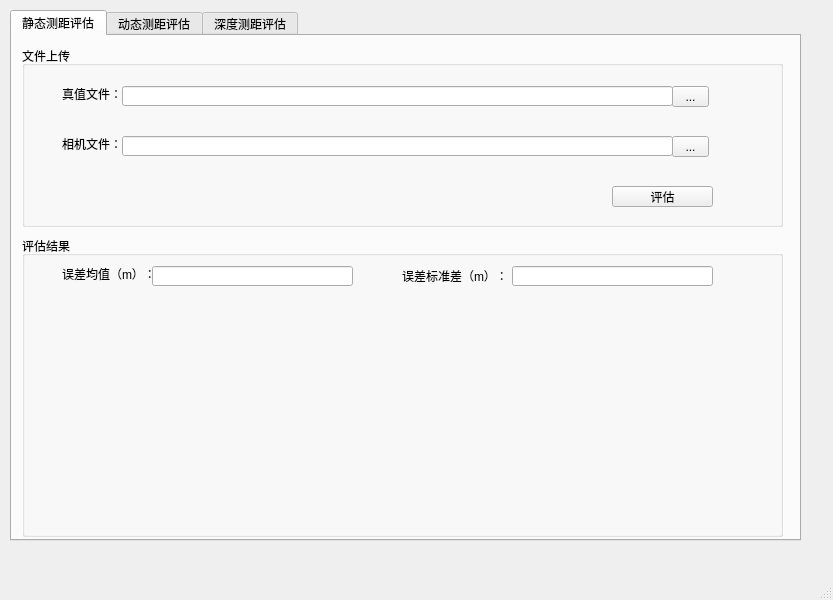
<?xml version="1.0" encoding="UTF-8"?>
<ui version="4.0">
 <class>MainWindow</class>
 <widget class="QMainWindow" name="MainWindow">
  <property name="geometry">
   <rect>
    <x>0</x>
    <y>0</y>
    <width>833</width>
    <height>600</height>
   </rect>
  </property>
  <property name="windowTitle">
   <string>MainWindow</string>
  </property>
  <widget class="QWidget" name="centralwidget">
   <widget class="QTabWidget" name="tabWidget">
    <property name="geometry">
     <rect>
      <x>10</x>
      <y>10</y>
      <width>791</width>
      <height>531</height>
     </rect>
    </property>
    <property name="currentIndex">
     <number>0</number>
    </property>
    <widget class="QWidget" name="tab_2">
     <attribute name="title">
      <string>静态测距评估</string>
     </attribute>
     <widget class="QGroupBox" name="groupBox_4">
      <property name="geometry">
       <rect>
        <x>10</x>
        <y>10</y>
        <width>761</width>
        <height>181</height>
       </rect>
      </property>
      <property name="title">
       <string>文件上传</string>
      </property>
      <widget class="QLabel" name="label_4">
       <property name="geometry">
        <rect>
         <x>40</x>
         <y>40</y>
         <width>61</width>
         <height>16</height>
        </rect>
       </property>
       <property name="text">
        <string>真值文件：</string>
       </property>
      </widget>
      <widget class="QLineEdit" name="lineEdit_4">
       <property name="geometry">
        <rect>
         <x>100</x>
         <y>90</y>
         <width>551</width>
         <height>20</height>
        </rect>
       </property>
      </widget>
      <widget class="QLabel" name="label_6">
       <property name="geometry">
        <rect>
         <x>40</x>
         <y>90</y>
         <width>61</width>
         <height>16</height>
        </rect>
       </property>
       <property name="text">
        <string>相机文件：</string>
       </property>
      </widget>
      <widget class="QToolButton" name="toolButton_4">
       <property name="geometry">
        <rect>
         <x>650</x>
         <y>90</y>
         <width>37</width>
         <height>21</height>
        </rect>
       </property>
       <property name="text">
        <string>...</string>
       </property>
      </widget>
      <widget class="QPushButton" name="pushButton_2">
       <property name="geometry">
        <rect>
         <x>590</x>
         <y>140</y>
         <width>101</width>
         <height>21</height>
        </rect>
       </property>
       <property name="text">
        <string>评估</string>
       </property>
      </widget>
      <widget class="QLineEdit" name="lineEdit_5">
       <property name="geometry">
        <rect>
         <x>100</x>
         <y>40</y>
         <width>551</width>
         <height>20</height>
        </rect>
       </property>
      </widget>
      <widget class="QToolButton" name="toolButton_5">
       <property name="geometry">
        <rect>
         <x>650</x>
         <y>40</y>
         <width>37</width>
         <height>21</height>
        </rect>
       </property>
       <property name="text">
        <string>...</string>
       </property>
      </widget>
     </widget>
     <widget class="QGroupBox" name="groupBox_6">
      <property name="geometry">
       <rect>
        <x>10</x>
        <y>200</y>
        <width>761</width>
        <height>301</height>
       </rect>
      </property>
      <property name="title">
       <string>评估结果</string>
      </property>
      <widget class="QLineEdit" name="lineEdit_6">
       <property name="geometry">
        <rect>
         <x>130</x>
         <y>30</y>
         <width>201</width>
         <height>20</height>
        </rect>
       </property>
      </widget>
      <widget class="QLabel" name="label_7">
       <property name="geometry">
        <rect>
         <x>40</x>
         <y>30</y>
         <width>91</width>
         <height>16</height>
        </rect>
       </property>
       <property name="text">
        <string>误差均值（m）：</string>
       </property>
      </widget>
      <widget class="QLabel" name="label_8">
       <property name="geometry">
        <rect>
         <x>380</x>
         <y>30</y>
         <width>101</width>
         <height>20</height>
        </rect>
       </property>
       <property name="text">
        <string>误差标准差（m）：</string>
       </property>
      </widget>
      <widget class="QLineEdit" name="lineEdit_7">
       <property name="geometry">
        <rect>
         <x>490</x>
         <y>30</y>
         <width>201</width>
         <height>20</height>
        </rect>
       </property>
      </widget>
     </widget>
    </widget>
    <widget class="QWidget" name="tab_3">
     <attribute name="title">
      <string>动态测距评估</string>
     </attribute>
    </widget>
    <widget class="QWidget" name="tab">
     <attribute name="title">
      <string>深度测距评估</string>
     </attribute>
     <widget class="QGroupBox" name="groupBox">
      <property name="geometry">
       <rect>
        <x>10</x>
        <y>10</y>
        <width>721</width>
        <height>81</height>
       </rect>
      </property>
      <property name="title">
       <string>真值文件</string>
      </property>
      <widget class="QLabel" name="label">
       <property name="geometry">
        <rect>
         <x>40</x>
         <y>30</y>
         <width>61</width>
         <height>16</height>
        </rect>
       </property>
       <property name="text">
        <string>上传文件：</string>
       </property>
      </widget>
      <widget class="QLineEdit" name="lineEdit">
       <property name="geometry">
        <rect>
         <x>100</x>
         <y>30</y>
         <width>441</width>
         <height>20</height>
        </rect>
       </property>
      </widget>
      <widget class="QToolButton" name="toolButton">
       <property name="geometry">
        <rect>
         <x>540</x>
         <y>30</y>
         <width>37</width>
         <height>21</height>
        </rect>
       </property>
       <property name="text">
        <string>...</string>
       </property>
      </widget>
     </widget>
     <widget class="QGroupBox" name="groupBox_3">
      <property name="geometry">
       <rect>
        <x>10</x>
        <y>260</y>
        <width>721</width>
        <height>241</height>
       </rect>
      </property>
      <property name="title">
       <string>评估结果</string>
      </property>
      <widget class="QTableWidget" name="tableWidget">
       <property name="geometry">
        <rect>
         <x>35</x>
         <y>20</y>
         <width>611</width>
         <height>211</height>
        </rect>
       </property>
       <row>
        <property name="text">
         <string>项  目</string>
        </property>
       </row>
       <row>
        <property name="text">
         <string>valid_ratio(%)</string>
        </property>
       </row>
       <row>
        <property name="text">
         <string>evaluate_ratio(%)</string>
        </property>
       </row>
       <row>
        <property name="text">
         <string>mean_error(m)</string>
        </property>
       </row>
       <row>
        <property name="text">
         <string>evaluate_ratio_without_edge(%)</string>
        </property>
       </row>
       <row>
        <property name="text">
         <string>mean_error_without_edge(m)</string>
        </property>
       </row>
       <column>
        <property name="text">
         <string>品  牌</string>
        </property>
       </column>
       <column>
        <property name="text">
         <string>ZED</string>
        </property>
       </column>
       <column>
        <property name="text">
         <string>LeadSense</string>
        </property>
       </column>
       <column>
        <property name="text">
         <string>Mynt</string>
        </property>
       </column>
      </widget>
     </widget>
     <widget class="QGroupBox" name="groupBox_2">
      <property name="geometry">
       <rect>
        <x>10</x>
        <y>100</y>
        <width>721</width>
        <height>151</height>
       </rect>
      </property>
      <property name="title">
       <string>相机文件</string>
      </property>
      <widget class="QComboBox" name="comboBox">
       <property name="geometry">
        <rect>
         <x>100</x>
         <y>40</y>
         <width>201</width>
         <height>22</height>
        </rect>
       </property>
       <item>
        <property name="text">
         <string>------------请选择-------------</string>
        </property>
       </item>
       <item>
        <property name="text">
         <string>ZED</string>
        </property>
       </item>
       <item>
        <property name="text">
         <string>LeadSense</string>
        </property>
       </item>
       <item>
        <property name="text">
         <string>Mynt</string>
        </property>
       </item>
      </widget>
      <widget class="QLabel" name="label_2">
       <property name="geometry">
        <rect>
         <x>40</x>
         <y>40</y>
         <width>61</width>
         <height>16</height>
        </rect>
       </property>
       <property name="text">
        <string>相机选择：</string>
       </property>
      </widget>
      <widget class="QLineEdit" name="lineEdit_2">
       <property name="geometry">
        <rect>
         <x>100</x>
         <y>90</y>
         <width>441</width>
         <height>20</height>
        </rect>
       </property>
      </widget>
      <widget class="QToolButton" name="toolButton_2">
       <property name="geometry">
        <rect>
         <x>540</x>
         <y>90</y>
         <width>37</width>
         <height>21</height>
        </rect>
       </property>
       <property name="text">
        <string>...</string>
       </property>
      </widget>
      <widget class="QLabel" name="label_3">
       <property name="geometry">
        <rect>
         <x>40</x>
         <y>90</y>
         <width>61</width>
         <height>16</height>
        </rect>
       </property>
       <property name="text">
        <string>上传文件：</string>
       </property>
      </widget>
      <widget class="QPushButton" name="pushButton">
       <property name="geometry">
        <rect>
         <x>340</x>
         <y>40</y>
         <width>81</width>
         <height>21</height>
        </rect>
       </property>
       <property name="text">
        <string>评估</string>
       </property>
      </widget>
     </widget>
    </widget>
   </widget>
  </widget>
  <widget class="QMenuBar" name="menubar">
   <property name="geometry">
    <rect>
     <x>0</x>
     <y>0</y>
     <width>833</width>
     <height>23</height>
    </rect>
   </property>
  </widget>
  <widget class="QStatusBar" name="statusbar"/>
 </widget>
 <resources/>
 <connections/>
</ui>
